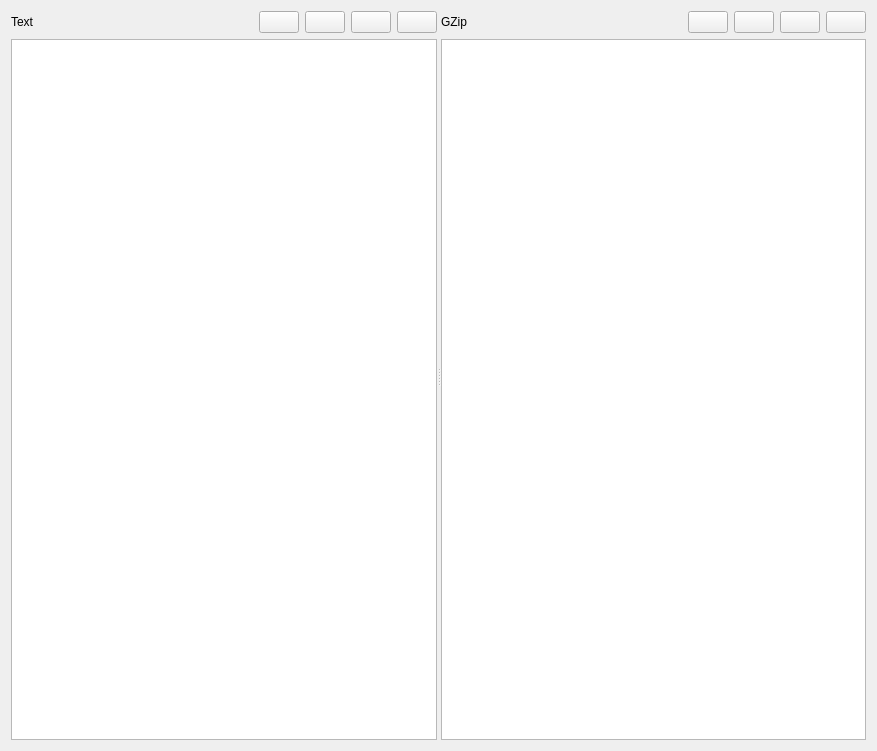
<?xml version="1.0" encoding="UTF-8"?>
<ui version="4.0">
 <class>GZipWidget</class>
 <widget class="QWidget" name="GZipWidget">
  <property name="geometry">
   <rect>
    <x>0</x>
    <y>0</y>
    <width>877</width>
    <height>751</height>
   </rect>
  </property>
  <property name="windowTitle">
   <string>Form</string>
  </property>
  <property name="locale">
   <locale language="English" country="UnitedStates"/>
  </property>
  <layout class="QVBoxLayout" name="verticalLayout_3" stretch="1">
   <item>
    <widget class="QSplitter" name="splitter">
     <property name="orientation">
      <enum>Qt::Orientation::Horizontal</enum>
     </property>
     <widget class="QWidget" name="verticalLayoutWidget">
      <layout class="QVBoxLayout" name="verticalLayout">
       <item>
        <layout class="QHBoxLayout" name="horizontalLayout_4">
         <item>
          <widget class="QLabel" name="label">
           <property name="text">
            <string>Text</string>
           </property>
          </widget>
         </item>
         <item>
          <spacer name="horizontalSpacer_2">
           <property name="orientation">
            <enum>Qt::Orientation::Horizontal</enum>
           </property>
           <property name="sizeHint" stdset="0">
            <size>
             <width>40</width>
             <height>20</height>
            </size>
           </property>
          </spacer>
         </item>
         <item>
          <widget class="QPushButton" name="openTextButton">
           <property name="toolTip">
            <string>Open</string>
           </property>
           <property name="text">
            <string/>
           </property>
           <property name="icon">
            <iconset theme="QIcon::ThemeIcon::DocumentOpen"/>
           </property>
          </widget>
         </item>
         <item>
          <widget class="QPushButton" name="copyTextButton">
           <property name="toolTip">
            <string>Copy</string>
           </property>
           <property name="text">
            <string/>
           </property>
           <property name="icon">
            <iconset theme="QIcon::ThemeIcon::EditCopy"/>
           </property>
          </widget>
         </item>
         <item>
          <widget class="QPushButton" name="pasteTextButton">
           <property name="toolTip">
            <string>Paste</string>
           </property>
           <property name="text">
            <string/>
           </property>
           <property name="icon">
            <iconset theme="QIcon::ThemeIcon::EditPaste"/>
           </property>
          </widget>
         </item>
         <item>
          <widget class="QPushButton" name="clearTextButton">
           <property name="toolTip">
            <string>Clear</string>
           </property>
           <property name="text">
            <string/>
           </property>
           <property name="icon">
            <iconset theme="QIcon::ThemeIcon::EditClear"/>
           </property>
          </widget>
         </item>
        </layout>
       </item>
       <item>
        <widget class="QPlainTextEdit" name="input"/>
       </item>
      </layout>
     </widget>
     <widget class="QWidget" name="verticalLayoutWidget_2">
      <layout class="QVBoxLayout" name="verticalLayout_2">
       <item>
        <layout class="QHBoxLayout" name="horizontalLayout_3">
         <item>
          <widget class="QLabel" name="label_2">
           <property name="text">
            <string>GZip</string>
           </property>
          </widget>
         </item>
         <item>
          <spacer name="horizontalSpacer_3">
           <property name="orientation">
            <enum>Qt::Orientation::Horizontal</enum>
           </property>
           <property name="sizeHint" stdset="0">
            <size>
             <width>40</width>
             <height>20</height>
            </size>
           </property>
          </spacer>
         </item>
         <item>
          <widget class="QPushButton" name="openGZipButton">
           <property name="toolTip">
            <string>Open</string>
           </property>
           <property name="text">
            <string/>
           </property>
           <property name="icon">
            <iconset theme="QIcon::ThemeIcon::DocumentOpen"/>
           </property>
          </widget>
         </item>
         <item>
          <widget class="QPushButton" name="copyOutputButton">
           <property name="toolTip">
            <string>Copy</string>
           </property>
           <property name="text">
            <string/>
           </property>
           <property name="icon">
            <iconset theme="QIcon::ThemeIcon::EditCopy"/>
           </property>
          </widget>
         </item>
         <item>
          <widget class="QPushButton" name="pasteGZipButton">
           <property name="toolTip">
            <string>Paste</string>
           </property>
           <property name="text">
            <string/>
           </property>
           <property name="icon">
            <iconset theme="QIcon::ThemeIcon::EditPaste"/>
           </property>
          </widget>
         </item>
         <item>
          <widget class="QPushButton" name="clearGZipButton">
           <property name="toolTip">
            <string>Clear</string>
           </property>
           <property name="text">
            <string/>
           </property>
           <property name="icon">
            <iconset theme="QIcon::ThemeIcon::EditClear"/>
           </property>
          </widget>
         </item>
        </layout>
       </item>
       <item>
        <widget class="QPlainTextEdit" name="output"/>
       </item>
      </layout>
     </widget>
    </widget>
   </item>
  </layout>
 </widget>
 <resources/>
 <connections/>
</ui>
